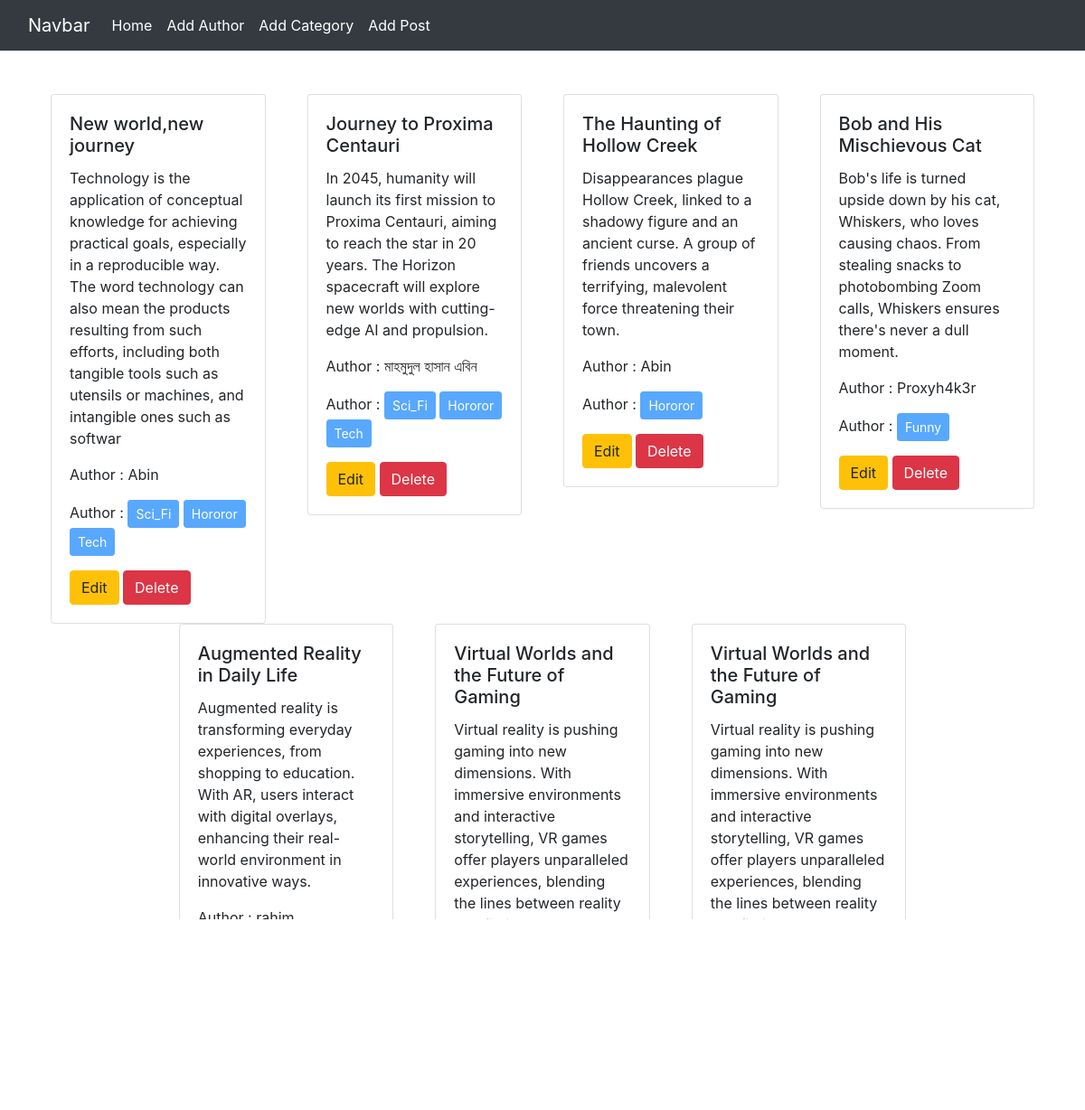
The page / on the database its author committed.
### posts/models.py (models this page shows)
class Post(models.Model):
    title=models.CharField(max_length=50)
    content=models.TextField()
    category=models.ManyToManyField(Category) #akta categori te multiple post thakte pare .abar akta post a multiple category thakte pare
    author=models.ForeignKey(Author,on_delete=models.CASCADE)
    def __str__(self):
        return self.title

### author/models.py (models this page shows, shortened)
class Author(models.Model):
    name=models.CharField(max_length=100)
    bio=models.TextField()
    phone_no=models.CharField(max_length=11)

### categories/models.py (models this page shows, shortened)
class Category(models.Model):
    name=models.CharField(max_length=100)

### blog_project/views.py (the view)
# urls.py: path('', views.home,name='homepage'),
def home(request):
    data=Post.objects.all()
    print(data)
    return render(request,'home.html',{'data':data})

### templates/home.html
{% extends "base.html" %}
{% block content %}
<div class="row d-flex flex-warp justify-content-center px-5 pt-5">
    {% for post in data %}
    <div class="col-sm-3 mb-3 mb-sm-0">
        <div class="card mx-2">
          <div class="card-body">
            <h5 class="card-title">{{post.title}}</h5>
            <p class="card-text">{{post.content}}</p>
            <p>Author : {{post.author.name}}</p>
            <p>Author :
                {% for cat in post.category.all %}
                <button class="btn btn-primary btn-sm" disabled>{{cat.name}}</button>
                {% endfor %}
            </p>
            <a href="{% url "edit_post" post.id %}" class="btn btn-warning">Edit</a>
            <a href="{% url "delete_post" post.id %}" class="btn btn-danger">Delete</a>
          </div>
        </div>
      </div>
    {% endfor %}
  </div>
{% endblock %}

### templates/base.html (shortened to what this page needs)
<!doctype html>
<html lang="en">
  <head>
    <link rel="stylesheet" href="https://cdn.jsdelivr.net/npm/bootstrap@4.4.1/dist/css/bootstrap.min.css">
  </head>
  <body>
    <nav class="navbar navbar-expand-lg navbar-dark bg-dark">
      <div class="container-fluid">
        <a class="navbar-brand" href="#">Navbar</a>
        <div class="collapse navbar-collapse" id="navbarSupportedContent">
          <ul class="navbar-nav me-auto mb-2 mb-lg-0">
            <li class="nav-item">
              <a class="nav-link active" aria-current="page" href="{% url "homepage" %}">Home</a>
            </li>
            <li class="nav-item">
              <a class="nav-link active" href="{% url "add_author" %}">Add Author</a>
            </li>
            <li class="nav-item">
              <a class="nav-link active" href="{% url "add_category" %}">Add Category</a>
            </li>
            <li class="nav-item">
              <a class="nav-link active" href="{% url "add_post" %}">Add Post</a>
            </li>
          </ul>
        </div>
      </div>
    </nav>
    {% block content %}
    {% endblock %}
  </body>
</html>

### rows shown on the page
Post: title "New world,new journey", content "Technology is the application of conceptual knowledge for achieving practical goals, especially in a reproducible way. The word technology can also mean the products resulting from such efforts, including both tangible tools such as utensils or machines, and intangible ones such as softwar", author.name "Abin"
Category: name "Sci_Fi"
Category: name "Hororor"
Category: name "Tech"
Post: title "Journey to Proxima Centauri", content "In 2045, humanity will launch its first mission to Proxima Centauri, aiming to reach the star in 20 years. The Horizon spacecraft will explore new worlds with cutting-edge AI and propulsion.", author.name "মাহমুদুল হাসান এবিন"
Post: title "The Haunting of Hollow Creek", content "Disappearances plague Hollow Creek, linked to a shadowy figure and an ancient curse. A group of friends uncovers a terrifying, malevolent force threatening their town.", author.name "Abin"
Post: title "Bob and His Mischievous Cat", content "Bob's life is turned upside down by his cat, Whiskers, who loves causing chaos. From stealing snacks to photobombing Zoom calls, Whiskers ensures there's never a dull moment.", author.name "Proxyh4k3r"
Category: name "Funny"
Post: title "Augmented Reality in Daily Life", content "Augmented reality is transforming everyday experiences, from shopping to education. With AR, users interact with digital overlays, enhancing their real-world environment in innovative ways.", author.name "rahim"
Post: title "Virtual Worlds and the Future of Gaming", content "Virtual reality is pushing gaming into new dimensions. With immersive environments and interactive storytelling, VR games offer players unparalleled experiences, blending the lines between reality and fiction."
Post: title "Virtual Worlds and the Future of Gaming", content "Virtual reality is pushing gaming into new dimensions. With immersive environments and interactive storytelling, VR games offer players unparalleled experiences, blending the lines between reality and fiction."
